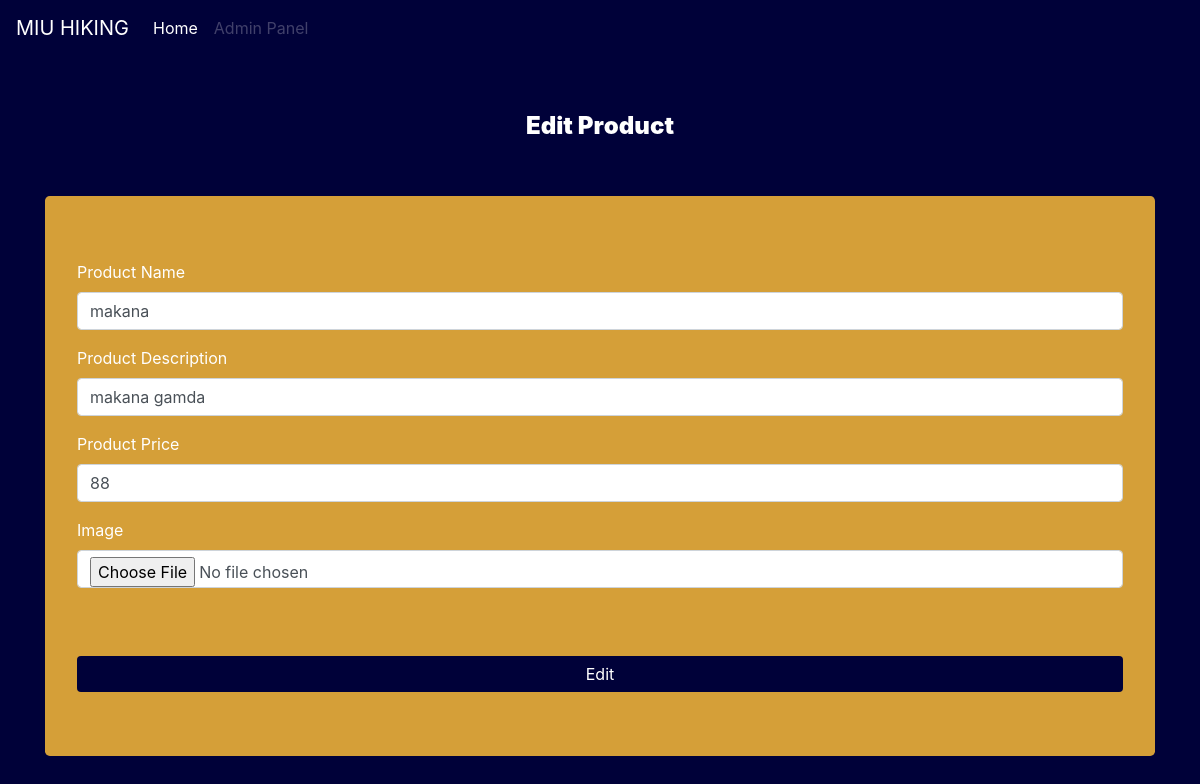
The page /admin-edit-product.php?varname=2 on the database as committed earlier.
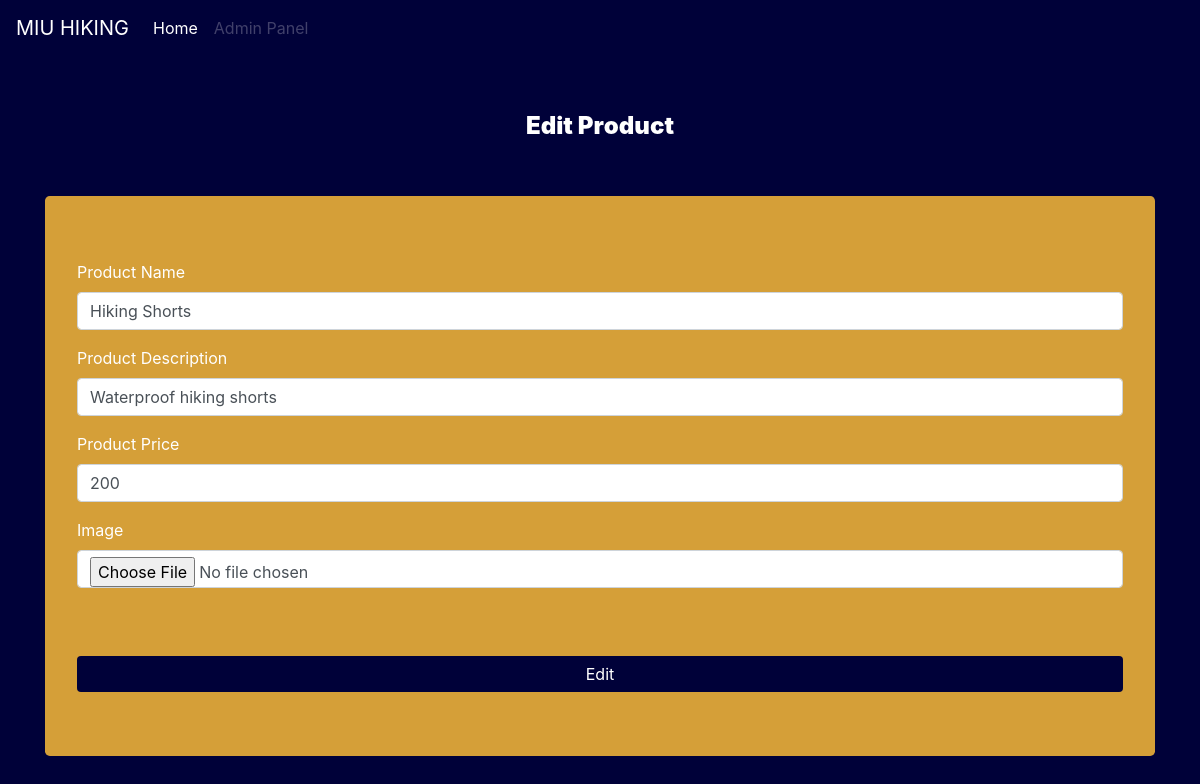
The same page on the database as committed later.
### tables this page shows
CREATE TABLE `products` (
  `id` int(255) NOT NULL,
  `productName` varchar(255) NOT NULL,
  `productDesc` varchar(255) NOT NULL,
  `productPrice` int(255) NOT NULL,
  `productPhoto` varchar(255) NOT NULL
);

### admin-edit-product.php (the view, shortened to what this page needs)
<?php
require_once("connect.php");
$var_value = $_GET['varname'];
$query = "SELECT productName, productDesc, productPrice, productPhoto FROM products WHERE id = $var_value";
$result2 = mysqli_query($conn, $query);
$row = mysqli_fetch_row($result2);
?>
<!DOCTYPE html>
<html lang="en">
<head>
    <link rel="stylesheet" href="assets/css/style.css">
    <link rel="stylesheet" href="https://cdn.jsdelivr.net/npm/bootstrap@4.6.1/dist/css/bootstrap.min.css">
</head>
<body class="myhome">
    <nav class="navbar navbar-expand-lg navbar-dark bg-transparent">
        <a class="navbar-brand" href="#">MIU HIKING</a>
        <div class="collapse navbar-collapse" id="navbarScroll">
            <ul class="navbar-nav mr-auto my-2 my-lg-0 navbar-nav-scroll" style="max-height: 100px;">
                <li class="nav-item active">
                    <a class="nav-link" href="admin-panel.php">Home <span class="sr-only">(current)</span></a>
                </li>
                <li class="nav-item">
                    <a class="nav-link disabled">Admin Panel</a>
                </li>
            </ul>
        </div>
    </nav>
    <div class="container">
        <center>
            <h1 class="ml2">Edit Product</h1>
        </center>
        <div class="jumbotron">
            <form action='' method='POST' enctype='multipart/form-data'>
                <div class="form-group">
                    <label>Product Name</label>
                    <input name="productName" type="text" class="form-control" value="<?php echo $row[0] ?>">
                </div>
                <div class="form-group">
                    <label>Product Description</label>
                    <input name="productDesc" type="text" class="form-control" value="<?php echo $row[1] ?>">
                </div>
                <div class="form-group">
                    <label>Product Price</label>
                    <input name="productPrice" type="text" class="form-control" value="<?php echo $row[2] ?>">
                </div>
                <div class="form-group">
                    <label>Image</label>
                    <input name="productPhoto" type="file" class="form-control" required>
                </div>
                <center>
                    <button name="submit" type="submit" value="upload" class="btn btn-primary mybtn">Edit</button>
                </center>
            </form>
        </div>
    </div>
</body>
</html>

Rows that differ between the two databases and show on the page:
changed products: productName "makana" → "Hiking Shorts"; productDesc "makana gamda" → "Waterproof hiking shorts"; productPrice "88" → "200"
